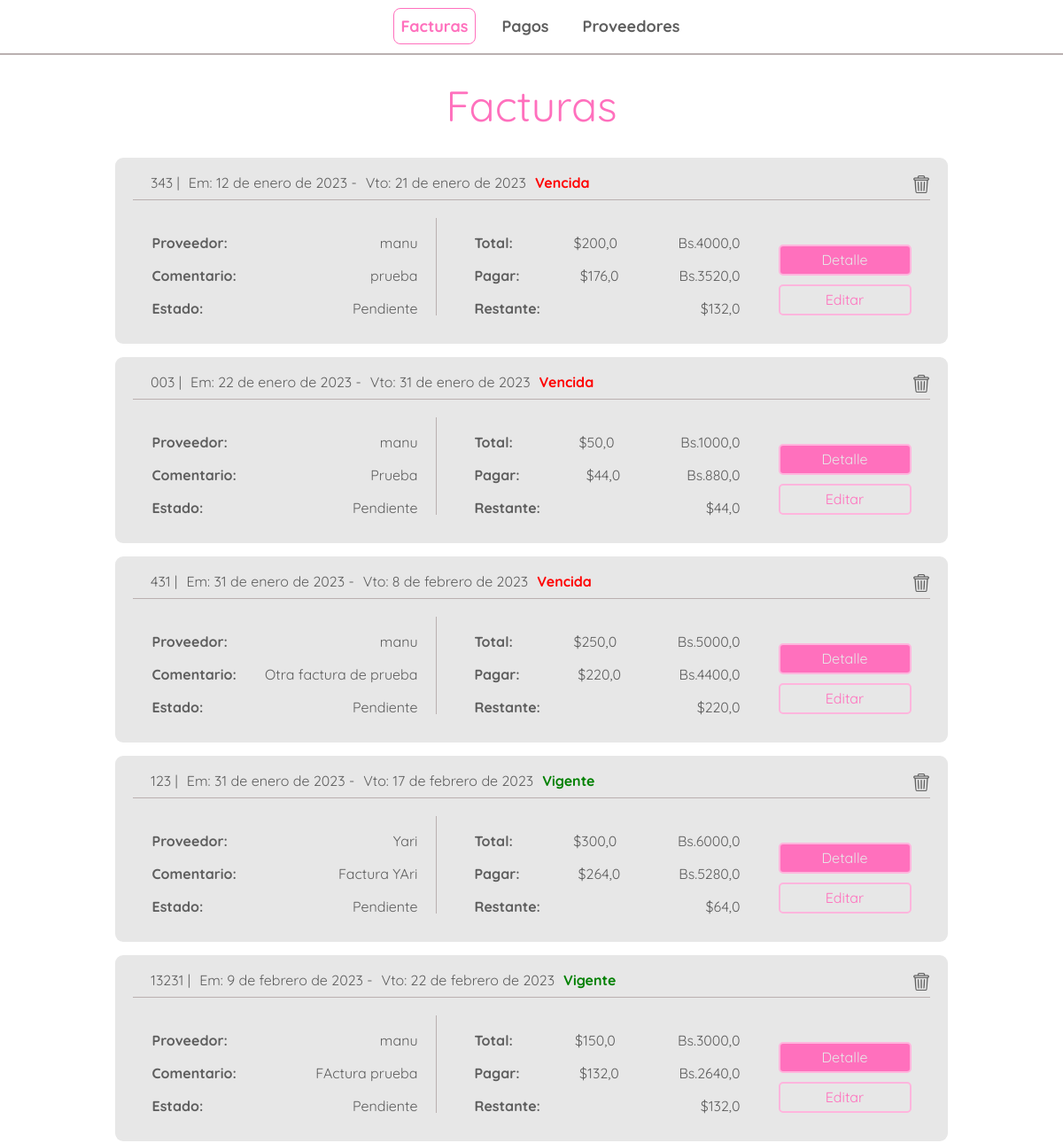
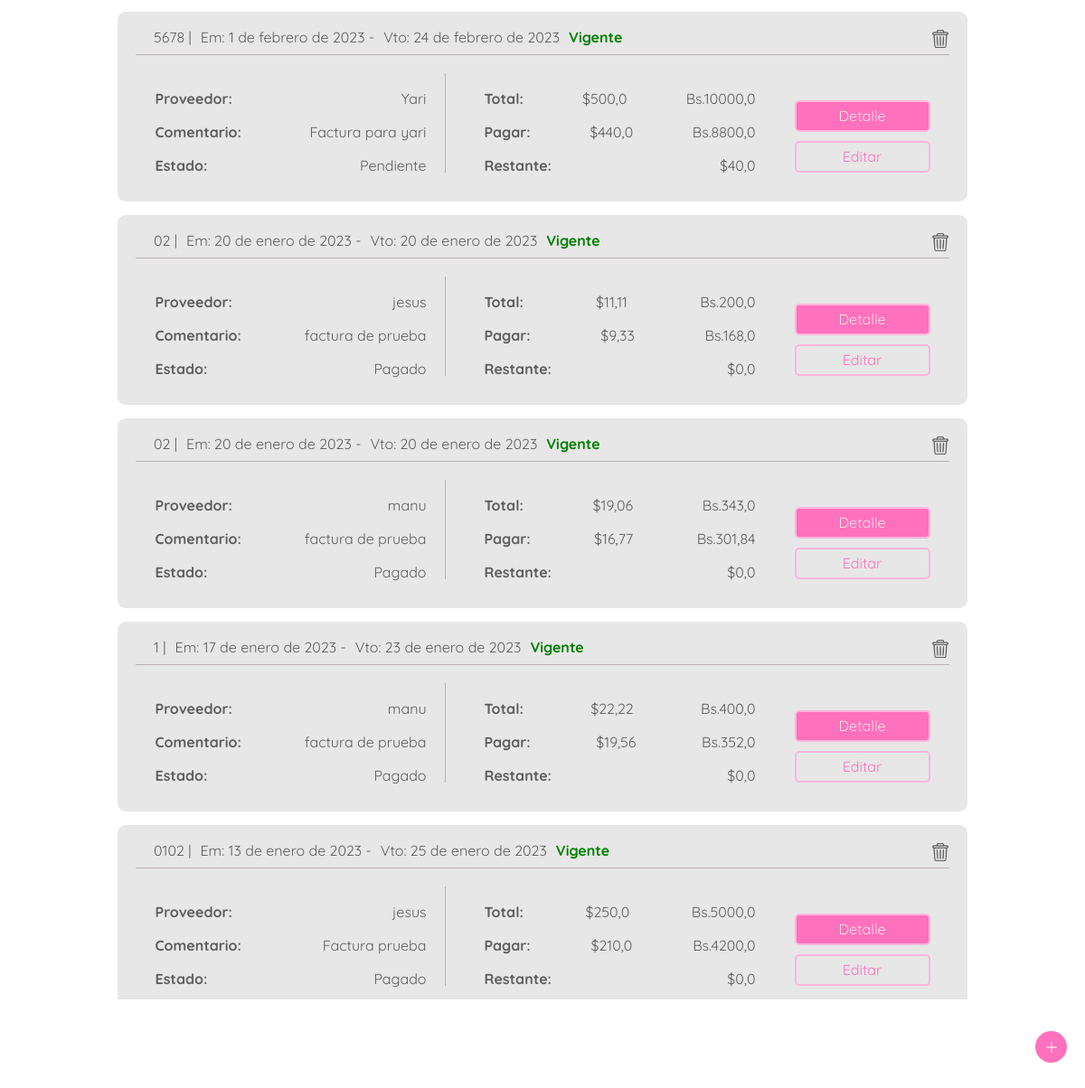
The page / on the database its author committed (2 pictures, top to bottom).
### bills/models.py (models this page shows)
class Bill(models.Model):
    id = HashidAutoField(primary_key=True)
    bill_number = models.CharField(max_length=20,null=False)
    emission_date = models.DateField(default= django.utils.timezone.now)
    due_date = models.DateField(default= django.utils.timezone.now)
    provider = models.ForeignKey(Provider, on_delete=models.CASCADE, null=False)
    total_amount_bs = models.FloatField(default=0)
    sub_total_bs = models.FloatField(default=0)
    tax_bs = models.FloatField(default=0)
    retained_tax_bs = models.FloatField(default=0)
    amount_to_pay_bs = models.FloatField(default=0)
    exchange_rate = models.FloatField(default=0)
    total_amount_dollar = models.FloatField(default=0)
    amount_to_pay_dollar = models.FloatField(default=0)
    paid = models.BooleanField(default='False')
    note = models.CharField(max_length=200, default='')
    rest_to_pay_dollar = models.FloatField(default=0)
    overdue = models.FloatField(default=False)

### providers/models.py (models this page shows)
class Provider(models.Model):
    id = HashidAutoField(primary_key=True)
    rif = models.CharField(max_length=15)
    name = models.CharField(max_length=70)
    nickname = models.CharField(max_length= 70)
    TAXES = [
        ('0','0% tax retained'),
        ('75','75% tax retained'),
        ('100','100% tax retained'),
    ]
    taxtype = models.CharField(max_length=3, choices=TAXES)
    dollar_debt = models.FloatField(default=0)

### bills/views.py (the view)
# urls.py: path('', views.index, name='index'),
def index(request):
    bills_list = Bill.objects.all().order_by('-overdue','paid','due_date')
    check_overdue_bill(bills_list)
    request = reset_messages(request)
    return render(request, 'bills/index.html',{
        'bills_list': bills_list,
    })

### bills/views.py (called while the page is built)
def check_overdue_bill(bills_list):
    today = datetime.date.today()
    for i in bills_list:
        if today > i.due_date and i.paid == False:
            i.overdue = True
            i.save()
        elif i.paid == True:
            i.overdue = False
            i.save()

def reset_messages(request):
    try :
        aux = request.session['message_shown']
    except KeyError:
        request.session['message_shown'] = False
        request.session['message'] = ''
    else:
        if not request.session['message_shown'] :
            request.session['message_shown'] = True
        else:
            request.session['message'] = ''
        return request

### bills/templates/bills/index.html (shortened to what this page needs)
{% extends 'bills/header.html' %}
{% block content %}
{% load static %}
<body>
<div class="bills">
    <div class="title">
        <p>Facturas</p>
    </div>
    <div class="bills-container">
        {% for bill in bills_list %}
        <div class="bill-content">
            <div class="bill-head">
                <div class="bill-head-left">
                    <p>{{bill.bill_number}}   |</p>
                    <p>Em: {{bill.emission_date}}  -</p>
                    <p>Vto: {{bill.due_date}}</p>
                    {% if bill.overdue %}
                    <p class="debt">Vencida</p>
                    {% else %}
                    <p class="paid">Vigente</p>
                    {% endif %}
                </div>
                <div class="bill-head-right">
                    <figure>
                        <a href="{% url 'bills:delete_bill'  bill.id %}" >
                            <img src="{% static 'bills/images/trash.png'  %}" alt="trash" class="trash">
                        </a>
                    </figure>
                </div>
            </div>
            <div class="bill-body">
                <div class="bill-body-sub-left">
                    <div class="bill-detail">
                        <p>Proveedor:</p>
                        <p>{{bill.provider.nickname}}</p>
                    </div>
                    <div class="bill-detail">
                        <p>Comentario:</p>
                        <p>{{bill.note}}</p>
                    </div>
                    <div class="bill-detail">
                        <p>Estado:</p>
                        {% if bill.paid %}
                        <p>Pagado</p>
                        {% else %}
                        <p>Pendiente</p>
                        {% endif %}
                    </div>
                </div>
                <div class="bill-body-sub">
                    <div class="bill-detail">
                        <p>Total:</p>
                        <p>${{bill.total_amount_dollar}}</p>
                        <p>Bs.{{bill.total_amount_bs}}</p>
                    </div>
                    <div class="bill-detail">
                        <p>Pagar:</p>
                        <p>${{bill.amount_to_pay_dollar}}</p>
                        <p>Bs.{{bill.amount_to_pay_bs}}</p>
                    </div>
                    <div class="bill-detail">
                        <p>Restante:</p>
                        <p>${{bill.rest_to_pay_dollar}}</p>
                    </div>
                </div>
                <div class="bill-body-buttons">
                    <a href="{% url 'bills:bill_detail'  bill.id %}" class="link-primary-button">Detalle</a>
                    <a href="{% url 'bills:update_bill'  bill.id %}" class="link-secondary-button">Editar</a>
                </div>
            </div>
        </div>
        {% endfor %}
    </div>
    <div class="add">
        <figure class="figure">
            <img src="{% static 'bills/images/plus.png'  %}" alt="new-bill">
        </figure>
    </div>
</div>
</body>
{% endblock %}

### bills/static/bills/css/style.css (style rules this page uses)
:root { --font-color: #5E5E5E; --primary-pink: #FFB5DD; --secondary-pink: #FF70BD; --division: #BAB0B0; --backgorund: #FFFFFF; --white: #e7e7e7; --black: #000000; --sm: 14px; --md: 16px; --lg: 18px; }
body { font-family: 'Quicksand', sans-serif; margin: 0; color: var(--font-color); background: var(--backgorund); height: 90vh; }
.bills { width: 100%; height: 90vh; display: flex; flex-direction: column; place-items: center; position: relative; margin-top: 60px; overflow: scroll; }
.bills-container { display: flex; flex-direction: column; width: 80%; height: fit-content; place-items: center; }
.bill-content, .bill-content-p { width: 900px; display: flex; flex-direction: column; height: 170px; border-radius: 9px; background: var(--white); margin-top: 15px; padding: 20px; }
.bill-head { display: flex; justify-content: space-between; border-bottom: var(--division) 1px solid; margin-bottom: 5px; padding-bottom: 5px; }
.bill-head-left { display: flex; justify-content: space-between; margin-left: 10px; }
.bill-head-left p { margin-left: 10px; }
.bill-head-right figure { margin: 0; }
.bill-head-right figure img { width: 20px; height: 20px; opacity: 60%; }
.bill-body { display: flex; justify-content: space-around; margin-top: 15px; }
.bill-body p:nth-child(1) { font-weight: bold; }
.bill-body-sub, .bill-body-sub-p, .bill-body-sub-provider, .bill-body-sub-left, .bill-body-sub-left-p, .bill-body-sub-left-provider { display: flex; flex-direction: column; justify-content: space-between; width: 300px; }
.bill-body-sub-left, .bill-body-sub-left-p, .bill-body-sub-left-provider { border-right: var(--division) 1px solid; padding-right: 20px; }
.bill-body-sub-left p:nth-child(2) { padding-left: 10px; }
.bill-detail { display: flex; justify-content: space-between; margin-top: 20px; }
.bill-body-buttons { display: flex; flex-direction: column; justify-content: space-around; margin-top: 20px; width: 150px; }
.bill-body-buttons a, .form-calc div a, .form-data-payment div a { display: block; box-sizing: border-box; height: 35px; text-align: center; padding-top: 7px; margin-top: 10px; border-radius: 5px; border: var(--primary-pink) 2px solid; text-decoration: none; }
.link-primary-button { background: var(--secondary-pink); color: var(--white); font-size: var(--md); border: var(--secondary-pink) 1px solid; }
.link-secondary-button { background: var(--white); color: var(--secondary-pink); }
.add { position: fixed; right: 45px; bottom: 5vh; }
.figure { width: 35px; height: 35px; border-radius: 50%; background: var(--secondary-pink); display: grid; place-items: center; position: fixed; right: 20px; bottom: 5vh; }
.add figure img { width: 12px; height: auto; opacity: 100%; }
.title { width: 100%; height: 50px; display: grid; place-items: center; margin-bottom: 20px; margin-top: 20px; padding-top: 15px; }
.title p { color: var(--secondary-pink); font-size: 48px; }
.paid { color: green; font-weight: bold; margin-left: 5px; }
.debt { color: red; font-weight: bold; margin-left: 5px; }

### rows shown on the page
Bill: bill_number "343", emission_date "12 de enero de 2023", due_date "21 de enero de 2023", overdue "Vencida", provider.nickname "manu", note "prueba", paid "Pendiente", total_amount_dollar "200,0", total_amount_bs "4000,0", amount_to_pay_dollar "176,0", amount_to_pay_bs "3520,0", rest_to_pay_dollar "132,0"
Bill: bill_number "003", emission_date "22 de enero de 2023", due_date "31 de enero de 2023", overdue "Vencida", provider.nickname "manu", note "Prueba", paid "Pendiente", total_amount_dollar "50,0", total_amount_bs "1000,0", amount_to_pay_dollar "44,0", amount_to_pay_bs "880,0", rest_to_pay_dollar "44,0"
Bill: bill_number "431", emission_date "31 de enero de 2023", due_date "8 de febrero de 2023", overdue "Vencida", provider.nickname "manu", note "Otra factura de prueba", paid "Pendiente", total_amount_dollar "250,0", total_amount_bs "5000,0", amount_to_pay_dollar "220,0", amount_to_pay_bs "4400,0", rest_to_pay_dollar "220,0"
Bill: bill_number "123", emission_date "31 de enero de 2023", due_date "17 de febrero de 2023", overdue "Vigente", provider.nickname "Yari", note "Factura YAri", paid "Pendiente", total_amount_dollar "300,0", total_amount_bs "6000,0", amount_to_pay_dollar "264,0", amount_to_pay_bs "5280,0", rest_to_pay_dollar "64,0"
Bill: bill_number "13231", emission_date "9 de febrero de 2023", due_date "22 de febrero de 2023", overdue "Vigente", provider.nickname "manu", note "FActura prueba", paid "Pendiente", total_amount_dollar "150,0", total_amount_bs "3000,0", amount_to_pay_dollar "132,0", amount_to_pay_bs "2640,0", rest_to_pay_dollar "132,0"
Bill: bill_number "5678", emission_date "1 de febrero de 2023", due_date "24 de febrero de 2023", overdue "Vigente", provider.nickname "Yari", note "Factura para yari", paid "Pendiente", total_amount_dollar "500,0", total_amount_bs "10000,0", amount_to_pay_dollar "440,0", amount_to_pay_bs "8800,0", rest_to_pay_dollar "40,0"
Bill: bill_number "02", emission_date "20 de enero de 2023", due_date "20 de enero de 2023", overdue "Vigente", provider.nickname "jesus", note "factura de prueba", paid "Pagado", total_amount_dollar "11,11", total_amount_bs "200,0", amount_to_pay_dollar "9,33", amount_to_pay_bs "168,0", rest_to_pay_dollar "0,0"
Bill: bill_number "02", emission_date "20 de enero de 2023", due_date "20 de enero de 2023", overdue "Vigente", provider.nickname "manu", note "factura de prueba", paid "Pagado", total_amount_dollar "19,06", total_amount_bs "343,0", amount_to_pay_dollar "16,77", amount_to_pay_bs "301,84", rest_to_pay_dollar "0,0"
Bill: bill_number "1", emission_date "17 de enero de 2023", due_date "23 de enero de 2023", overdue "Vigente", provider.nickname "manu", note "factura de prueba", paid "Pagado", total_amount_dollar "22,22", total_amount_bs "400,0", amount_to_pay_dollar "19,56", amount_to_pay_bs "352,0", rest_to_pay_dollar "0,0"
Bill: bill_number "0102", emission_date "13 de enero de 2023", due_date "25 de enero de 2023", overdue "Vigente", provider.nickname "jesus", note "Factura prueba", paid "Pagado", total_amount_dollar "250,0", total_amount_bs "5000,0", amount_to_pay_dollar "210,0", amount_to_pay_bs "4200,0", rest_to_pay_dollar "0,0"
